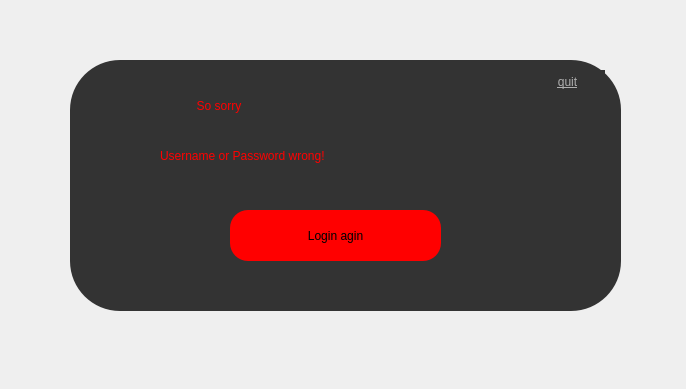
<?xml version="1.0" encoding="UTF-8"?>
<ui version="4.0">
 <class>input_wrong</class>
 <widget class="QDialog" name="input_wrong">
  <property name="geometry">
   <rect>
    <x>0</x>
    <y>0</y>
    <width>686</width>
    <height>389</height>
   </rect>
  </property>
  <property name="windowTitle">
   <string>Dialog</string>
  </property>
  <widget class="QFrame" name="frame">
   <property name="geometry">
    <rect>
     <x>70</x>
     <y>60</y>
     <width>551</width>
     <height>251</height>
    </rect>
   </property>
   <property name="styleSheet">
    <string notr="true">*{
	background:#333;
	border-radius:50px
}</string>
   </property>
   <property name="frameShape">
    <enum>QFrame::StyledPanel</enum>
   </property>
   <property name="frameShadow">
    <enum>QFrame::Raised</enum>
   </property>
   <widget class="QLabel" name="label">
    <property name="geometry">
     <rect>
      <x>110</x>
      <y>10</y>
      <width>291</width>
      <height>71</height>
     </rect>
    </property>
    <property name="styleSheet">
     <string notr="true">*{
	color:red;
	font: 28pt &quot;AR JULIAN&quot;;
}</string>
    </property>
    <property name="text">
     <string>     So sorry</string>
    </property>
   </widget>
   <widget class="QLabel" name="label_2">
    <property name="geometry">
     <rect>
      <x>90</x>
      <y>70</y>
      <width>401</width>
      <height>51</height>
     </rect>
    </property>
    <property name="styleSheet">
     <string notr="true">*{
	color:red;
	font: 20pt &quot;AR JULIAN&quot;;
}</string>
    </property>
    <property name="text">
     <string>Username or Password wrong!</string>
    </property>
   </widget>
   <widget class="QPushButton" name="regist_another_button">
    <property name="geometry">
     <rect>
      <x>160</x>
      <y>150</y>
      <width>211</width>
      <height>51</height>
     </rect>
    </property>
    <property name="styleSheet">
     <string notr="true">*{
	background:red;
	font: 20pt &quot;AR JULIAN&quot;;
	border-radius:18;
}

QPushButton:hover
{
	background:#49ebff;
}</string>
    </property>
    <property name="text">
     <string>Login agin</string>
    </property>
   </widget>
   <widget class="QPushButton" name="close_button">
    <property name="geometry">
     <rect>
      <x>460</x>
      <y>10</y>
      <width>75</width>
      <height>23</height>
     </rect>
    </property>
    <property name="styleSheet">
     <string notr="true">*{
	
	font: 15pt &quot;黑体&quot;;
	
	color: rgb(175, 175, 175);
	text-decoration: underline;
	background:#333;
}

QPushButton:hover{
	background:red;
	border-radius:18px;
}</string>
    </property>
    <property name="text">
     <string>quit</string>
    </property>
   </widget>
  </widget>
 </widget>
 <resources/>
 <connections/>
</ui>
